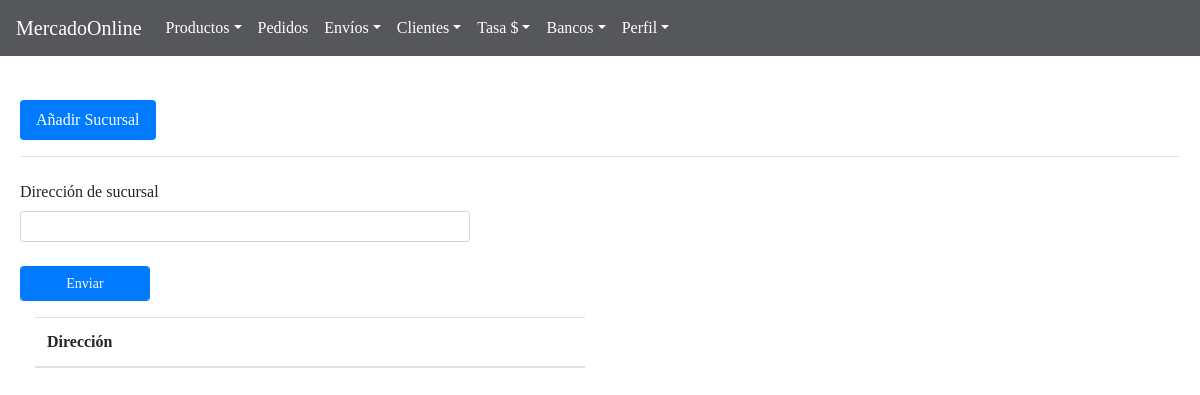
The page /BackAdmin/index.php?action=branch (signed in) on the database as committed earlier.
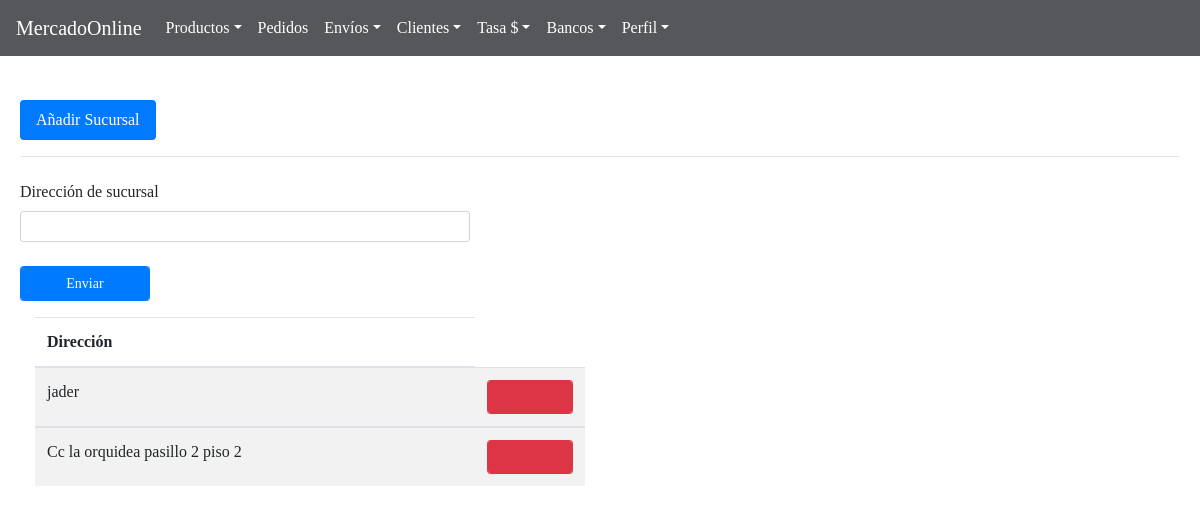
The same page on the database as committed later.
### tables this page shows
CREATE TABLE `sucursales` (
  `id` int(11) NOT NULL,
  `branch` text NOT NULL
);

### BackAdmin/models/connection.php (called while the page is built)
<?php
class connection{
	 public static function connect(){
	 	$link = new PDO("mysql:host=localhost;dbname=mercadoonline","root","");
	 	return $link;
	 }
}

### BackAdmin/models/branchModel.php (called while the page is built, shortened)
<?php
require_once "connection.php";
class branchModel{
 public static function viewBranchModel($table){
$stmt = connection::connect()->prepare("SELECT branch FROM $table");
		 $stmt -> execute();
		 return $stmt->fetchAll();
		 	}
}

### BackAdmin/controllers/controllerPage.php (called while the page is built)
<?php
class page{
 public static function template(){
 			include "views/template.php";
 		}
 public static function pageConnectController(){
if (isset( $_GET["action"])) {
	 	$controllerPage = $_GET["action"];
}
else{
	$controllerPage ="index";
}
 	$answer = pageModel::pageConnectModel($controllerPage);
 	include $answer;
 }
}

### BackAdmin/controllers/branchController.php (the view, shortened to what this page needs)
<?php
class branchController{
 	 public static function viewBranchController(){
 	 	$answer = branchModel::viewBranchModel("sucursales");
 	 	foreach ($answer as $row=> $item) {
 	 		$row = $row + 1;
 	 		echo '	<tbody>
					<tr>
					<td>'.utf8_decode($item["branch"]).'</td>
					<td><a href="#delete'.$row.'"  data-toggle="modal">
					<button type="button" class="form-control form-control-sm btn-danger  btn-sm fa fa-trash"></button></a>
				<div class="modal fade" id="delete'.$row.'" tabindex="-1" role="dialog" aria-labelledby="myModalLabel" ariahidden="true">
				<div class="modal-dialog" role="document" style="">
				<div class="modal-content">
				<div class="modal-header">
				<button type="button" class="close" data-dismiss="modal" aria-label="Close">
				<span aria-hidden="true">&times;</span> </button>
				</div>
				<div class="modal-body"  style="text-align: center; margin: 0%;">
				<h5>¿Desea borrar esta dirección?</h5>
				<br>
				<p>'.$item["branch"].'</p>
				<form method="post" enctype="multipart/form-data">
				<input type="text" class="form-control" value="'.$item["branch"].'"   name="addressName" readonly style="display:none">
				<div class="form-group row">
				<div class="row container-fluid">
				<div class="col-sm-6">
				<button type="submit" class="fa fa-check  form-control btn-success" 	aria-label="close"></button>
				</div>
				</form>
				<div class="col-sm-6">
				<button type="button" class="fa fa-close  form-control btn-danger" class="close" data-dismiss="modal" aria-label="close"></button>
				</div>
				</div>
				</div>
					</td>
					</tr>
				</tbody>';
 	 	}
 	 }
}

Rows that differ between the two databases and show on the page:
added sucursales: branch "jader"
added sucursales: branch "Cc la orquidea pasillo 2 piso 2"
